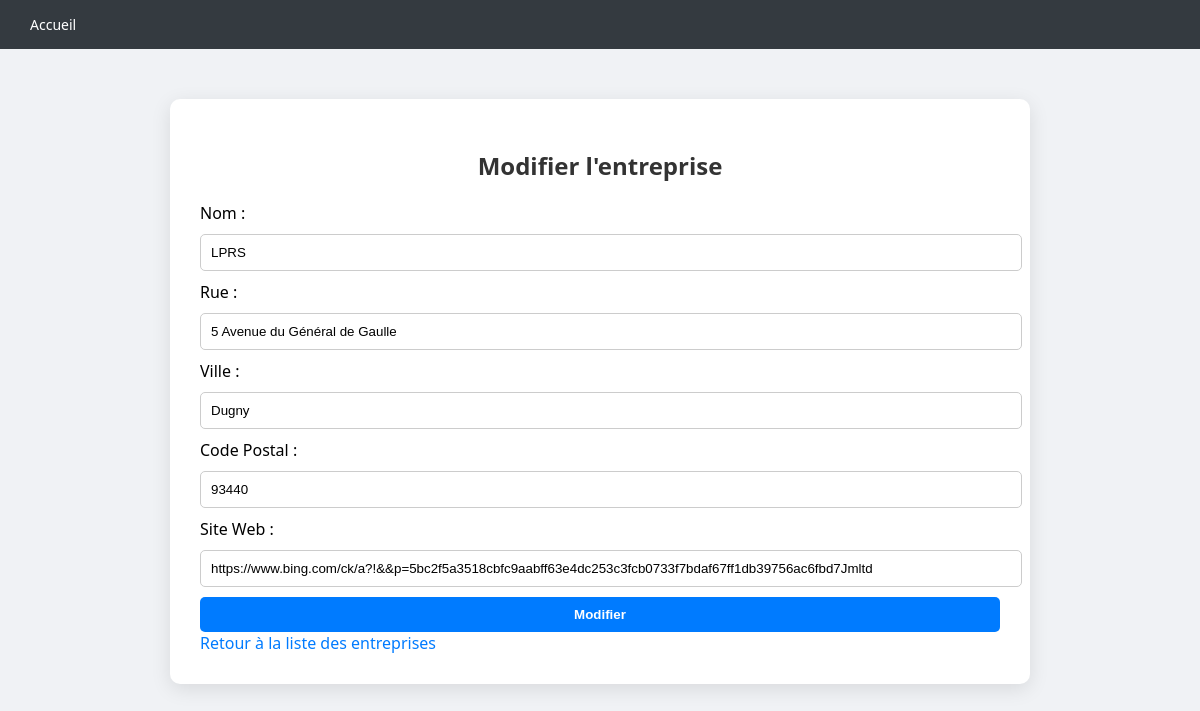
The page /src/vue/ModifierEntreprise.php?id=5 on the database its author committed.
### tables this page shows
CREATE TABLE IF NOT EXISTS `entreprise` (
                                            `id_entreprise` int NOT NULL AUTO_INCREMENT,
                                            `nom_entreprise` varchar(50) NOT NULL,
    `rue_entreprise` varchar(50) NOT NULL,
    `ville_entreprise` varchar(50) NOT NULL,
    `cd_entreprise` int NOT NULL,
    `site_web` varchar(100) NOT NULL,
    `email` varchar(100) DEFAULT NULL,
    `mdp` varchar(255) DEFAULT NULL,
    `status` enum('Attente','accepter','refuser') DEFAULT 'Attente',
    PRIMARY KEY (`id_entreprise`),
    UNIQUE KEY `email` (`email`)
    );

### src/repository/EntrepriseRepository.php (called while the page is built, shortened)
<?php
require_once __DIR__ . '/../modele/Entreprise.php';
class EntrepriseRepository
{
    private $bdd;
    public function __construct(PDO $bdd)
    {
        $this->bdd = $bdd;
    }
    public function findById(int $id): ?Entreprise
    {
        $stmt = $this->bdd->prepare('SELECT * FROM entreprise WHERE id_entreprise = :id');
        $stmt->execute(['id' => $id]);
        $data = $stmt->fetch(\PDO::FETCH_ASSOC);
        if ($data) {
            return new Entreprise($data);
        }
        return null;
    }
}

### src/modele/Entreprise.php (called while the page is built, shortened)
<?php
class Entreprise
{
    private string $nom;
    private string $rue;
    private string $ville;
    private int $cd;
    private string $siteWeb;
    public function __construct(array $data = [])
    {
        $this->nom = $data['nom_entreprise'] ?? $data['nom'] ?? '';
        $this->rue = $data['rue_entreprise'] ?? '';
        $this->ville = $data['ville_entreprise'] ?? '';
        $this->cd = $data['cd_entreprise'] ?? 00000;
        $this->siteWeb = $data['site_web'] ?? '';
    }
    public function getNom(): string
    {
        return $this->nom;
    }
    public function getRue(): string
    {
        return $this->rue;
    }
    public function getVille(): string
    {
        return $this->ville;
    }
    public function getCd(): ?int
    {
        return $this->cd;
    }
    public function getSiteWeb(): string
    {
        return $this->siteWeb;
    }
}

### src/vue/ModifierEntreprise.php (the view, shortened to what this page needs)
<?php
require_once '../../src/modele/Entreprise.php';
require_once '../../src/repository/EntrepriseRepository.php';
include __DIR__ . '/header.php';
$id = (int) $_GET['id'];
$database = new Bdd();
$bdd = $database->getBdd();
$repo = new EntrepriseRepository($bdd);
$entreprise = $repo->findById($id);
?>
<!DOCTYPE html>
<html lang="fr">
<head>
</head>
<body>
<h2>Modifier l'entreprise</h2>
<form action="" method="POST">
    <label>Nom :</label>
    <input type="text" name="nom_entreprise" value="<?= htmlspecialchars($entreprise->getNom()) ?>" required><br>
    <label>Rue :</label>
    <input type="text" name="rue_entreprise" value="<?= htmlspecialchars($entreprise->getRue()) ?>" required><br>
    <label>Ville :</label>
    <input type="text" name="ville_entreprise" value="<?= htmlspecialchars($entreprise->getVille()) ?>" required><br>
    <label>Code Postal :</label>
    <input type="text" name="cd_entreprise" value="<?= htmlspecialchars($entreprise->getCd()) ?>" required><br>
    <label>Site Web :</label>
    <input type="text" name="site_web" value="<?= htmlspecialchars($entreprise->getSiteWeb()) ?>" required><br>
    <button type="submit" name="ok">Modifier</button>
</form>
<a href="ListeEntreprise.php">Retour à la liste des entreprises</a>
</body>
</html>

### src/vue/header.php (style rules this page uses)
body { font-family: 'Segoe UI', sans-serif; background: #f0f2f5; margin: 0; padding: 0; }
h2 { text-align: center; color: #333; }
input, select { width: 100%; padding: 10px; margin: 10px 0; border: 1px solid #ccc; border-radius: 5px; }
button { width: 100%; padding: 10px; background: #007bff; color: white; border: none; border-radius: 5px; font-weight: bold; cursor: pointer; }
a { color: #007bff; text-decoration: none; }

### rows shown on the page
entreprise: nom_entreprise "LPRS", rue_entreprise "5 Avenue du Général de Gaulle", ville_entreprise "Dugny", cd_entreprise "93440", site_web "https://www.bing.com/ck/a?!&&p=5bc2f5a3518cbfc9aabff63e4dc253c3fcb0733f7bdaf67ff1db39756ac6fbd7Jmltd"
